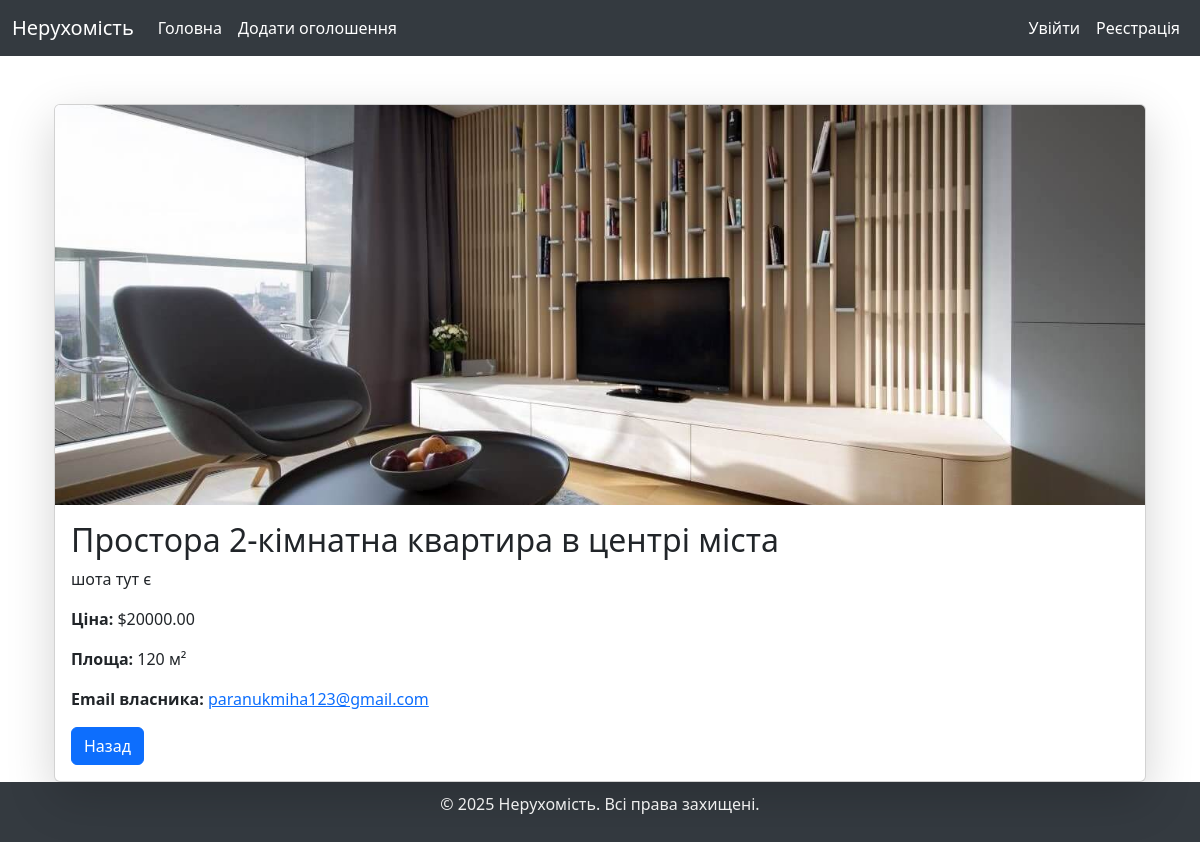
/listing/3/, run on the app's committed database.
### listings/models.py (models this page shows, shortened)
class Listing(models.Model):
    user = models.ForeignKey(User, on_delete=models.CASCADE, default=1)
    title = models.CharField(max_length=200)
    description = models.TextField()
    price = models.DecimalField(max_digits=10, decimal_places=2)
    image = models.ImageField(upload_to='listings/')
    square_meters = models.PositiveIntegerField()

### listings/views.py (the view)
# urls.py: path('listing/<int:listing_id>/', views.listing_detail, name='listing_detail'),
def listing_detail(request, listing_id):
    listing = get_object_or_404(Listing, id=listing_id)
    return render(request, 'listings/listing_detail.html', {'listing': listing})

### listings/templates/listings/listing_detail.html
{% extends 'listings/base.html' %}
{% block content %}
<div class="container mt-4">
    <div class="card shadow-lg">
        <img src="{{ listing.image.url }}" class="card-img-top" alt="{{ listing.title }}" style="max-height: 400px; object-fit: cover;">
        <div class="card-body">
            <h2 class="card-title">{{ listing.title }}</h2>
            <p class="card-text">{{ listing.description }}</p>
            <p><strong>Ціна:</strong> ${{ listing.price }}</p>
            <p><strong>Площа:</strong> {{ listing.square_meters }} м²</p>
            <p><strong>Email власника:</strong> <a href="mailto:{{ listing.user.email }}">{{ listing.user.email }}</a></p>
            <a href="/" class="btn btn-primary">Назад</a>
        </div>
    </div>
</div>
{% endblock %}

### listings/templates/listings/base.html (style rules this page uses)
html, body { height: 100%; display: flex; flex-direction: column; }

### data on the page
Listing: image (picture), title "Простора 2-кімнатна квартира в центрі міста", description "шота тут є", price "20000.00", square_meters "120", user.email "paranukmiha123@gmail.com"
